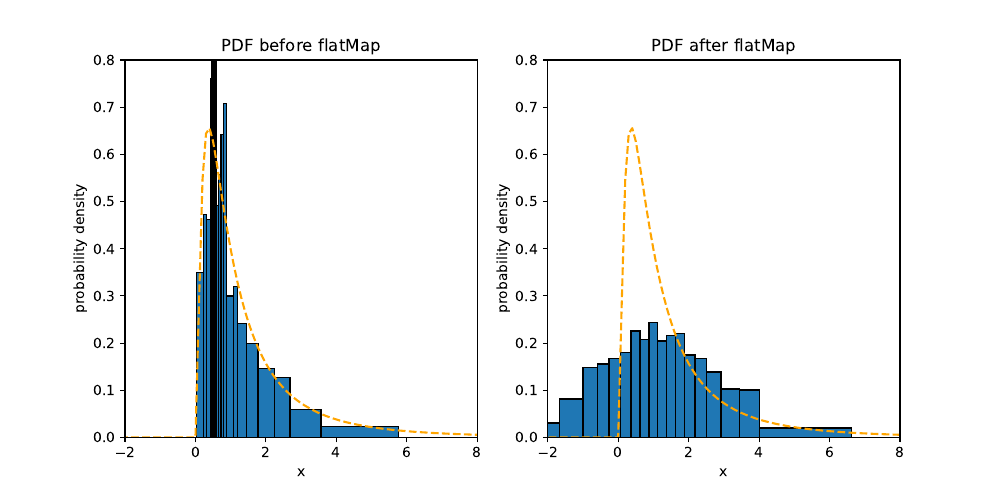

Write Python code to recreate this figure.
import numpy as np
from scipy.stats import norm
from scipy.stats import lognorm
import matplotlib as mpl
import matplotlib.pyplot as plt
import preprocessing as prep
import pdfplot as pdfplt
import kldplot as kldplt

name = "basic-bind"
dir = "../../../flip-bench/experiments/basic-bind/"

fig = plt.figure(figsize=(10, 5))


def prev_expected(x, i = -1):
    return lognorm.pdf(x, 1)

def post_expected(x, i = -1):
    # TODO should be modified
    return lognorm.pdf(x, 1)


# PDF

prev_xmin = -2
prev_xmax = 8
prev_ymin = 0
prev_ymax = 0.8

post_xmin = -2
post_xmax = 8
post_ymin = 0
post_ymax = 0.8

prev_data_loc = dir + "basic-bind-prev-pdf.out"
post_data_loc = dir + "basic-bind-post-pdf.out"

ax = plt.subplot(1, 2, 1)
pdfplt.pdfplot_bar(ax, prev_expected, prev_data_loc, prev_xmin, prev_xmax, prev_ymin, prev_ymax)
ax.set_title("PDF before flatMap")
ax = plt.subplot(1, 2, 2)
pdfplt.pdfplot_bar(ax, post_expected, post_data_loc, post_xmin, post_xmax, post_ymin, post_ymax)
ax.set_title("PDF after flatMap")


# Save Plot

plt.legend()
plt.savefig(name + '.pdf')
plt.savefig(name + '.png')
plt.show()
